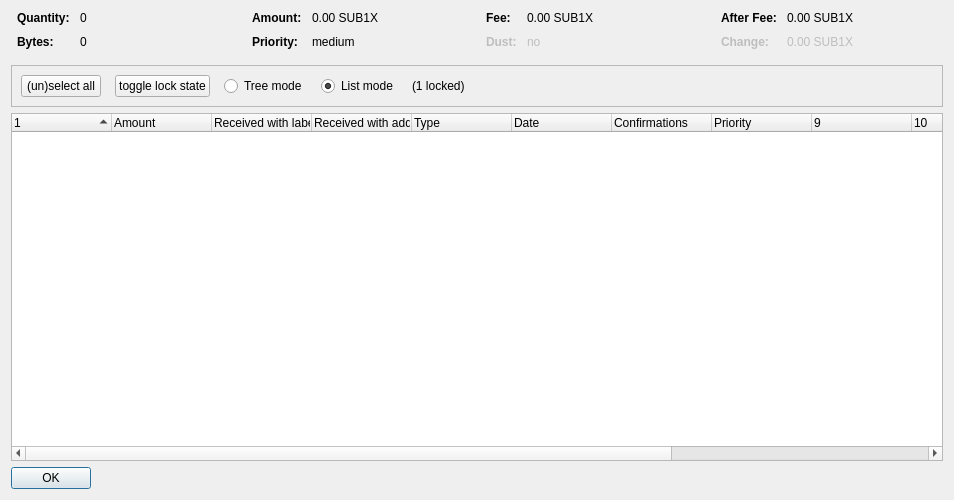
<?xml version="1.0" encoding="UTF-8"?>
<ui version="4.0">
 <class>CoinControlDialog</class>
 <widget class="QDialog" name="CoinControlDialog">
  <property name="geometry">
   <rect>
    <x>0</x>
    <y>0</y>
    <width>954</width>
    <height>500</height>
   </rect>
  </property>
  <property name="windowTitle">
   <string>Coin Selection</string>
  </property>
  <layout class="QVBoxLayout" name="verticalLayout">
   <item>
    <layout class="QHBoxLayout" name="horizontalLayoutTop" stretch="0,0,0,0">
     <property name="topMargin">
      <number>0</number>
     </property>
     <property name="bottomMargin">
      <number>10</number>
     </property>
     <item>
      <layout class="QFormLayout" name="formLayoutCoinControl1">
       <property name="horizontalSpacing">
        <number>10</number>
       </property>
       <property name="verticalSpacing">
        <number>10</number>
       </property>
       <property name="leftMargin">
        <number>6</number>
       </property>
       <property name="rightMargin">
        <number>6</number>
       </property>
       <item row="0" column="0">
        <widget class="QLabel" name="labelCoinControlQuantityText">
         <property name="font">
          <font>
           <weight>75</weight>
           <bold>true</bold>
          </font>
         </property>
         <property name="text">
          <string>Quantity:</string>
         </property>
        </widget>
       </item>
       <item row="0" column="1">
        <widget class="QLabel" name="labelCoinControlQuantity">
         <property name="cursor">
          <cursorShape>IBeamCursor</cursorShape>
         </property>
         <property name="contextMenuPolicy">
          <enum>Qt::ActionsContextMenu</enum>
         </property>
         <property name="text">
          <string notr="true">0</string>
         </property>
         <property name="textInteractionFlags">
          <set>Qt::LinksAccessibleByMouse|Qt::TextSelectableByKeyboard|Qt::TextSelectableByMouse</set>
         </property>
        </widget>
       </item>
       <item row="1" column="0">
        <widget class="QLabel" name="labelCoinControlBytesText">
         <property name="font">
          <font>
           <weight>75</weight>
           <bold>true</bold>
          </font>
         </property>
         <property name="text">
          <string>Bytes:</string>
         </property>
        </widget>
       </item>
       <item row="1" column="1">
        <widget class="QLabel" name="labelCoinControlBytes">
         <property name="cursor">
          <cursorShape>IBeamCursor</cursorShape>
         </property>
         <property name="contextMenuPolicy">
          <enum>Qt::ActionsContextMenu</enum>
         </property>
         <property name="text">
          <string notr="true">0</string>
         </property>
         <property name="textInteractionFlags">
          <set>Qt::LinksAccessibleByMouse|Qt::TextSelectableByKeyboard|Qt::TextSelectableByMouse</set>
         </property>
        </widget>
       </item>
      </layout>
     </item>
     <item>
      <layout class="QFormLayout" name="formLayoutCoinControl2">
       <property name="horizontalSpacing">
        <number>10</number>
       </property>
       <property name="verticalSpacing">
        <number>10</number>
       </property>
       <property name="leftMargin">
        <number>6</number>
       </property>
       <property name="rightMargin">
        <number>6</number>
       </property>
       <item row="0" column="0">
        <widget class="QLabel" name="labelCoinControlAmountText">
         <property name="font">
          <font>
           <weight>75</weight>
           <bold>true</bold>
          </font>
         </property>
         <property name="text">
          <string>Amount:</string>
         </property>
        </widget>
       </item>
       <item row="0" column="1">
        <widget class="QLabel" name="labelCoinControlAmount">
         <property name="cursor">
          <cursorShape>IBeamCursor</cursorShape>
         </property>
         <property name="contextMenuPolicy">
          <enum>Qt::ActionsContextMenu</enum>
         </property>
         <property name="text">
          <string notr="true">0.00 SUB1X</string>
         </property>
         <property name="textInteractionFlags">
          <set>Qt::LinksAccessibleByMouse|Qt::TextSelectableByKeyboard|Qt::TextSelectableByMouse</set>
         </property>
        </widget>
       </item>
       <item row="1" column="0">
        <widget class="QLabel" name="labelCoinControlPriorityText">
         <property name="font">
          <font>
           <weight>75</weight>
           <bold>true</bold>
          </font>
         </property>
         <property name="text">
          <string>Priority:</string>
         </property>
        </widget>
       </item>
       <item row="1" column="1">
        <widget class="QLabel" name="labelCoinControlPriority">
         <property name="cursor">
          <cursorShape>IBeamCursor</cursorShape>
         </property>
         <property name="contextMenuPolicy">
          <enum>Qt::ActionsContextMenu</enum>
         </property>
         <property name="text">
          <string>medium</string>
         </property>
         <property name="textInteractionFlags">
          <set>Qt::LinksAccessibleByMouse|Qt::TextSelectableByKeyboard|Qt::TextSelectableByMouse</set>
         </property>
        </widget>
       </item>
      </layout>
     </item>
     <item>
      <layout class="QFormLayout" name="formLayoutCoinControl3">
       <property name="horizontalSpacing">
        <number>10</number>
       </property>
       <property name="verticalSpacing">
        <number>10</number>
       </property>
       <property name="leftMargin">
        <number>6</number>
       </property>
       <property name="rightMargin">
        <number>6</number>
       </property>
       <item row="0" column="0">
        <widget class="QLabel" name="labelCoinControlFeeText">
         <property name="font">
          <font>
           <weight>75</weight>
           <bold>true</bold>
          </font>
         </property>
         <property name="text">
          <string>Fee:</string>
         </property>
        </widget>
       </item>
       <item row="0" column="1">
        <widget class="QLabel" name="labelCoinControlFee">
         <property name="cursor">
          <cursorShape>IBeamCursor</cursorShape>
         </property>
         <property name="contextMenuPolicy">
          <enum>Qt::ActionsContextMenu</enum>
         </property>
         <property name="text">
          <string notr="true">0.00 SUB1X</string>
         </property>
         <property name="textInteractionFlags">
          <set>Qt::LinksAccessibleByMouse|Qt::TextSelectableByKeyboard|Qt::TextSelectableByMouse</set>
         </property>
        </widget>
       </item>
       <item row="1" column="0">
        <widget class="QLabel" name="labelCoinControlLowOutputText">
         <property name="enabled">
          <bool>false</bool>
         </property>
         <property name="font">
          <font>
           <weight>75</weight>
           <bold>true</bold>
          </font>
         </property>
         <property name="text">
          <string>Dust:</string>
         </property>
        </widget>
       </item>
       <item row="1" column="1">
        <widget class="QLabel" name="labelCoinControlLowOutput">
         <property name="enabled">
          <bool>false</bool>
         </property>
         <property name="cursor">
          <cursorShape>IBeamCursor</cursorShape>
         </property>
         <property name="contextMenuPolicy">
          <enum>Qt::ActionsContextMenu</enum>
         </property>
         <property name="text">
          <string>no</string>
         </property>
         <property name="textInteractionFlags">
          <set>Qt::LinksAccessibleByMouse|Qt::TextSelectableByKeyboard|Qt::TextSelectableByMouse</set>
         </property>
        </widget>
       </item>
      </layout>
     </item>
     <item>
      <layout class="QFormLayout" name="formLayoutCoinControl4">
       <property name="horizontalSpacing">
        <number>10</number>
       </property>
       <property name="verticalSpacing">
        <number>10</number>
       </property>
       <property name="leftMargin">
        <number>6</number>
       </property>
       <property name="rightMargin">
        <number>6</number>
       </property>
       <item row="0" column="0">
        <widget class="QLabel" name="labelCoinControlAfterFeeText">
         <property name="font">
          <font>
           <weight>75</weight>
           <bold>true</bold>
          </font>
         </property>
         <property name="text">
          <string>After Fee:</string>
         </property>
        </widget>
       </item>
       <item row="0" column="1">
        <widget class="QLabel" name="labelCoinControlAfterFee">
         <property name="cursor">
          <cursorShape>IBeamCursor</cursorShape>
         </property>
         <property name="contextMenuPolicy">
          <enum>Qt::ActionsContextMenu</enum>
         </property>
         <property name="text">
          <string notr="true">0.00 SUB1X</string>
         </property>
         <property name="textInteractionFlags">
          <set>Qt::LinksAccessibleByMouse|Qt::TextSelectableByKeyboard|Qt::TextSelectableByMouse</set>
         </property>
        </widget>
       </item>
       <item row="1" column="0">
        <widget class="QLabel" name="labelCoinControlChangeText">
         <property name="enabled">
          <bool>false</bool>
         </property>
         <property name="font">
          <font>
           <weight>75</weight>
           <bold>true</bold>
          </font>
         </property>
         <property name="text">
          <string>Change:</string>
         </property>
        </widget>
       </item>
       <item row="1" column="1">
        <widget class="QLabel" name="labelCoinControlChange">
         <property name="enabled">
          <bool>false</bool>
         </property>
         <property name="cursor">
          <cursorShape>IBeamCursor</cursorShape>
         </property>
         <property name="contextMenuPolicy">
          <enum>Qt::ActionsContextMenu</enum>
         </property>
         <property name="text">
          <string notr="true">0.00 SUB1X</string>
         </property>
         <property name="textInteractionFlags">
          <set>Qt::LinksAccessibleByMouse|Qt::TextSelectableByKeyboard|Qt::TextSelectableByMouse</set>
         </property>
        </widget>
       </item>
      </layout>
     </item>
    </layout>
   </item>
   <item>
    <widget class="QFrame" name="frame">
     <property name="minimumSize">
      <size>
       <width>0</width>
       <height>40</height>
      </size>
     </property>
     <property name="frameShape">
      <enum>QFrame::StyledPanel</enum>
     </property>
     <property name="frameShadow">
      <enum>QFrame::Sunken</enum>
     </property>
     <layout class="QHBoxLayout" name="horizontalLayout">
      <item>
       <layout class="QHBoxLayout" name="horizontalLayoutPanel" stretch="0,0,0,0,0,0">
        <property name="spacing">
         <number>14</number>
        </property>
        <item>
         <widget class="QPushButton" name="pushButtonSelectAll">
          <property name="sizePolicy">
           <sizepolicy hsizetype="Maximum" vsizetype="Fixed">
            <horstretch>0</horstretch>
            <verstretch>0</verstretch>
           </sizepolicy>
          </property>
          <property name="text">
           <string>(un)select all</string>
          </property>
          <property name="autoDefault">
           <bool>false</bool>
          </property>
         </widget>
        </item>
        <item>
         <widget class="QPushButton" name="pushButtonToggleLock">
          <property name="sizePolicy">
           <sizepolicy hsizetype="Maximum" vsizetype="Fixed">
            <horstretch>0</horstretch>
            <verstretch>0</verstretch>
           </sizepolicy>
          </property>
          <property name="text">
           <string>toggle lock state</string>
          </property>
          <property name="autoDefault">
           <bool>false</bool>
          </property>
         </widget>
        </item>
        <item>
         <widget class="QRadioButton" name="radioTreeMode">
          <property name="sizePolicy">
           <sizepolicy hsizetype="Maximum" vsizetype="Fixed">
            <horstretch>0</horstretch>
            <verstretch>0</verstretch>
           </sizepolicy>
          </property>
          <property name="text">
           <string>Tree mode</string>
          </property>
         </widget>
        </item>
        <item>
         <widget class="QRadioButton" name="radioListMode">
          <property name="sizePolicy">
           <sizepolicy hsizetype="Maximum" vsizetype="Fixed">
            <horstretch>0</horstretch>
            <verstretch>0</verstretch>
           </sizepolicy>
          </property>
          <property name="text">
           <string>List mode</string>
          </property>
          <property name="checked">
           <bool>true</bool>
          </property>
         </widget>
        </item>
        <item>
         <widget class="QLabel" name="labelLocked">
          <property name="text">
           <string>(1 locked)</string>
          </property>
         </widget>
        </item>
        <item>
         <spacer name="horizontalSpacer">
          <property name="orientation">
           <enum>Qt::Horizontal</enum>
          </property>
          <property name="sizeHint" stdset="0">
           <size>
            <width>40</width>
            <height>20</height>
           </size>
          </property>
         </spacer>
        </item>
       </layout>
      </item>
     </layout>
    </widget>
   </item>
   <item>
    <widget class="CoinControlTreeWidget" name="treeWidget">
     <property name="contextMenuPolicy">
      <enum>Qt::CustomContextMenu</enum>
     </property>
     <property name="sortingEnabled">
      <bool>false</bool>
     </property>
     <property name="columnCount">
      <number>13</number>
     </property>
     <attribute name="headerShowSortIndicator" stdset="0">
      <bool>true</bool>
     </attribute>
     <attribute name="headerStretchLastSection">
      <bool>false</bool>
     </attribute>
     <column>
      <property name="text">
       <string/>
      </property>
     </column>
     <column>
      <property name="text">
       <string>Amount</string>
      </property>
     </column>
     <column>
      <property name="text">
       <string>Received with label</string>
      </property>
     </column>
     <column>
      <property name="text">
       <string>Received with address</string>
      </property>
     </column>
     <column>
      <property name="text">
	<string>Type</string>
      </property>
     </column>
     <column>
      <property name="text">	 
       <string>Date</string>
      </property>
     </column>
     <column>
      <property name="text">
       <string>Confirmations</string>
      </property>
      <property name="toolTip">
       <string>Confirmed</string>
      </property>
     </column>
     <column>
      <property name="text">
       <string>Priority</string>
      </property>
     </column>
     <column>
      <property name="text">
       <string/>
      </property>
     </column>
     <column>
      <property name="text">
       <string/>
      </property>
     </column>
     <column>
      <property name="text">
       <string/>
      </property>
     </column>
     <column>
      <property name="text">
       <string/>
      </property>
     </column>
     <column>
      <property name="text">
       <string/>
      </property>
     </column>
    </widget>
   </item>
   <item>
    <widget class="QDialogButtonBox" name="buttonBox">
     <property name="sizePolicy">
      <sizepolicy hsizetype="Maximum" vsizetype="Fixed">
       <horstretch>0</horstretch>
       <verstretch>0</verstretch>
      </sizepolicy>
     </property>
     <property name="orientation">
      <enum>Qt::Horizontal</enum>
     </property>
     <property name="standardButtons">
      <set>QDialogButtonBox::Ok</set>
     </property>
    </widget>
   </item>
  </layout>
 </widget>
 <customwidgets>
  <customwidget>
   <class>CoinControlTreeWidget</class>
   <extends>QTreeWidget</extends>
   <header>coincontroltreewidget.h</header>
  </customwidget>
 </customwidgets>
 <resources/>
 <connections/>
</ui>
